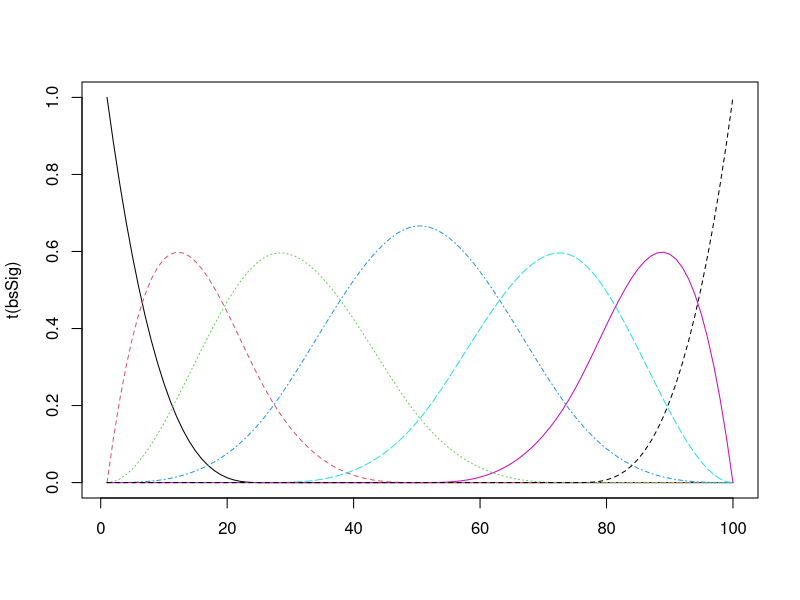
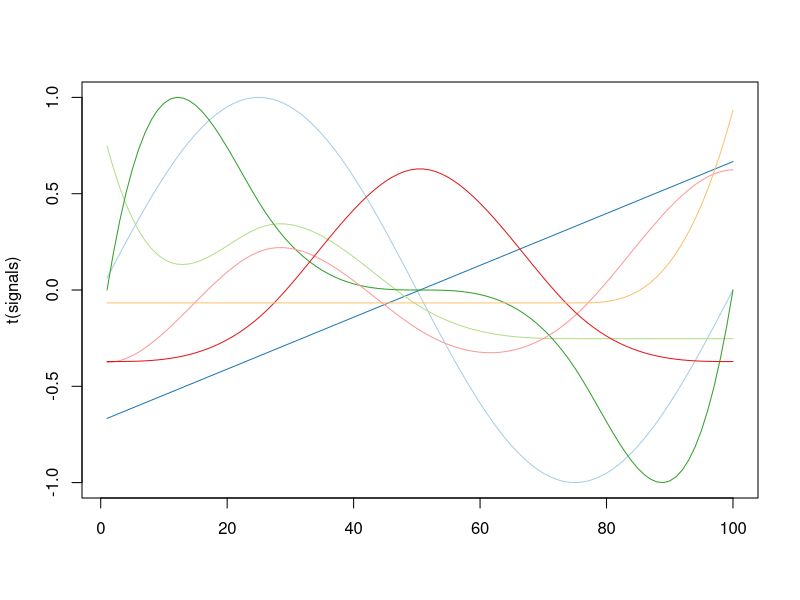
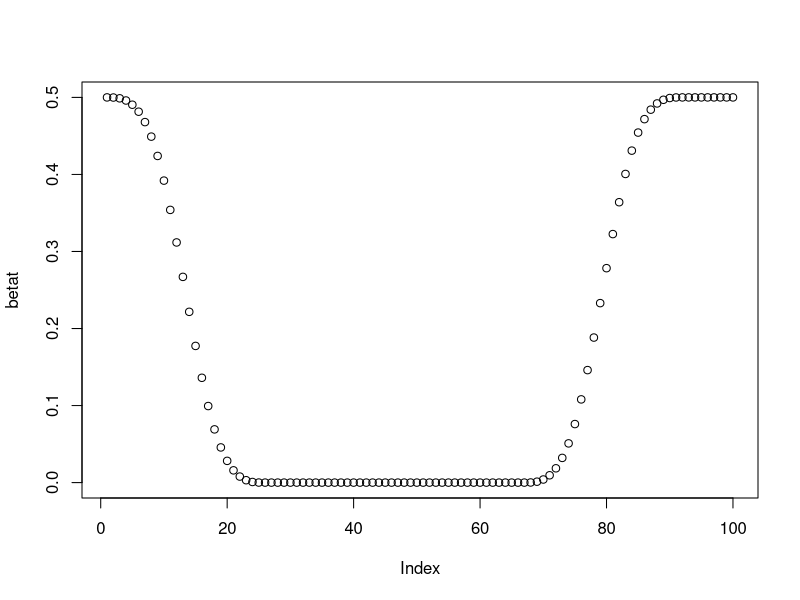
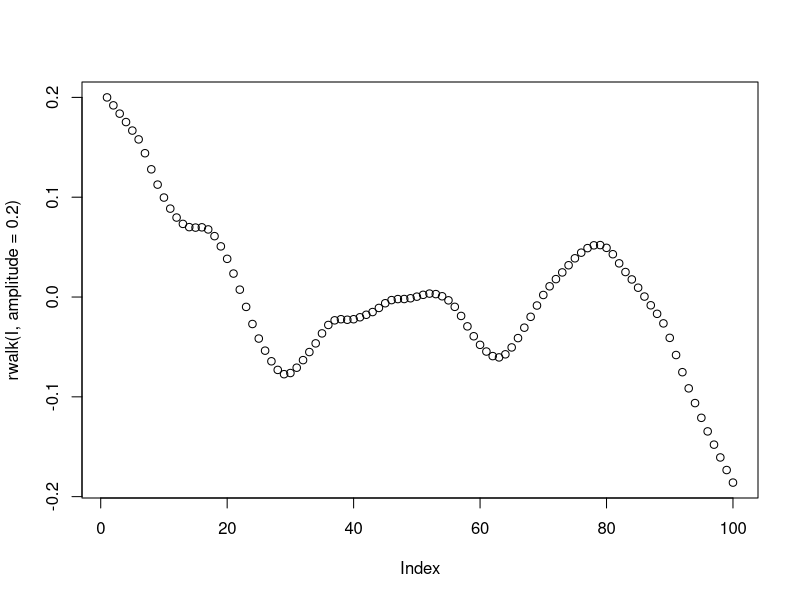
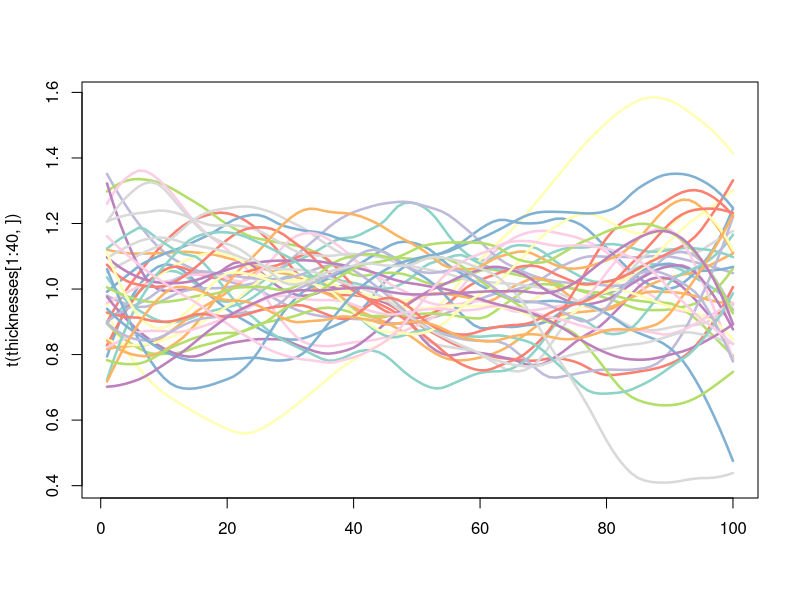
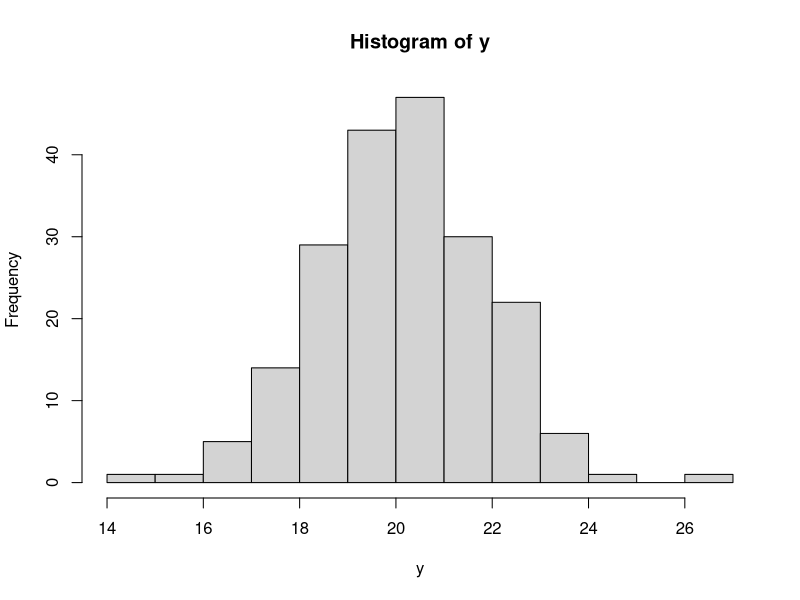
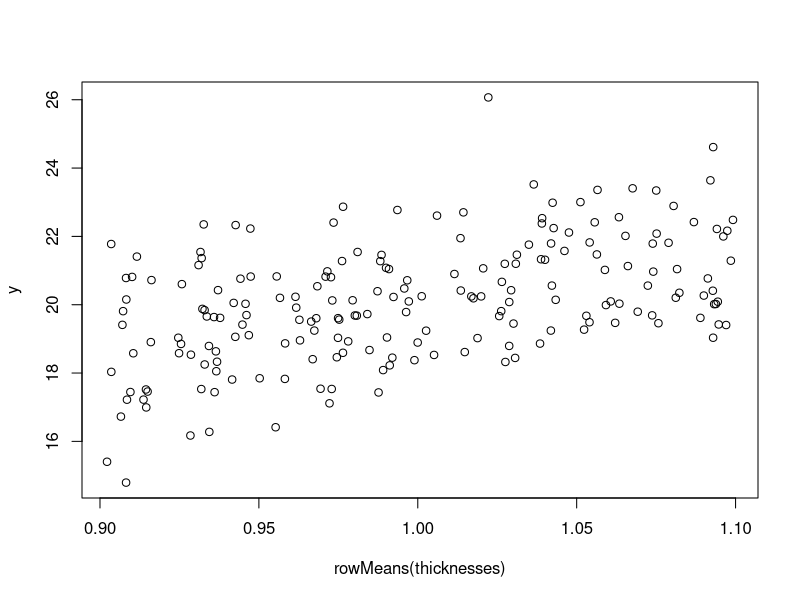
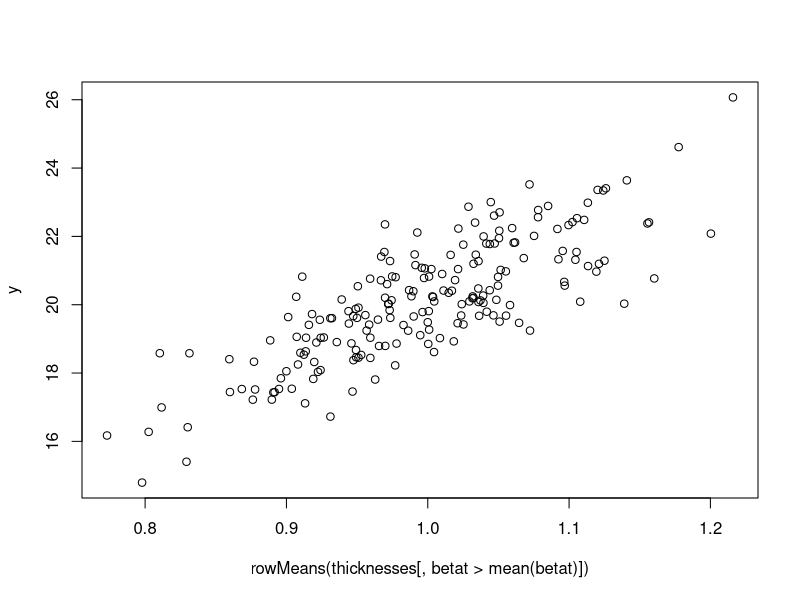

Generate these figures, in order, with R:
#Code name PyschAPATH
#Data simulation/generation
#2013 Jan 29 edit - AF
#Feb 4 - Added spiral
#be sure to change date tag in files saved

setwd("/Users/aaronfisher/Documents/JH/ADAMachine/2013 Files/")

#MODEL
#Y_i=β_0 + ∫X_i(t)β(t) +e_i

shapeType<-'c'; set.seed(34871)
#shapeType<-'snail'; set.seed(40871)

# # generate "C" shape function
#NOTE THIS IS NOT THE USUAL NOTATION FOR I????? CHANGE????
I <- 100 #I is the length of the curve
N <- 200 #N is the number of curves

library(RColorBrewer)
darkCol<-brewer.pal(10,'Paired')
lightCol<-brewer.pal(10,'Set3')


######
#Generate $k$ signals to mix into the simulated thickness

k<-7 #number of signals to mix for X
signals<-array(dim=c(k,I))
signals[1,]<-sin((1:I)/I*2*pi)
signals[2,]<-seq(-1,3,length=I)

library(splines)
bsSig<-t(bs(1:I,df=7,degree=3,intercept=TRUE)) # "b spline signals"
matplot(t(bsSig),type='l')

signals[3,]<-bsSig[1,]+bsSig[3,]
signals[4,]<-bsSig[2,]-bsSig[6,]
signals[5,]<-bsSig[3,]+bsSig[6,]+bsSig[7,]
signals[6,]<-bsSig[4,]
signals[7,]<-bsSig[7,]

for(i in 1:k) signals[i,]<-signals[i,]/max(abs(signals[i,]))
signals<-signals-rowMeans(signals)
matplot(t(signals),type='l',lty=1,col=darkCol)
##############


############
#Generate true B(t) & functional model parameters
bsBeta<-t(bs(1:I,df=15,degree=3,intercept=TRUE))/2 # "b spline signals"
betat<-matrix(colSums(bsBeta[c(1:3,12:15),]))
dim(betat)<-c(I,1)
plot(betat)
beta0<-3
sd_e<-1
###########

###################
#Make X_i(t)'s (thicknesses)
#defining rwalk, a random walk generator.
#to be used to add SMOOTH random noise to the covariate function, beyond our defined principle components
rwalk<-function(I,amplitude=1){
  x<-rep(0,I)
  x[1]<-rnorm(1)
  for(i in 2:I){
    x[i]<-rnorm(1,x[i-1],1)
  }
  outpre1<-lowess(x,f=1/8)$y
  outpre2<-(outpre1-mean(outpre1))
  out<-outpre2*amplitude/max(abs(outpre2))
  return(out)
}
plot(rwalk(I,amplitude=.2)) #test

#write thicknesses, generate outcomes (y)
y<-rep(NA,N)
e_y<-rnorm(N,0,sd=sd_e) #noise in the model for y, see above for sd_e
thicknesses<-matrix(nrow=N,ncol=I)
for(i in 1:N){
  #Get thicknesses:
  #noise<-rnorm(I) ???
  int.i<-runif(1,.9,1.1) #some variation in the overall height.
  sigWeights.i<-runif(k,-.2,.2)
  noise.i<-rwalk(I,amplitude=.15)
  thick.i<-int.i+matrix(sigWeights.i,nrow=1)%*%signals + noise.i
  thicknesses[i,]<-thick.i
  
  #get outcome
  y[i]<-beta0+thicknesses[i,]%*%betat+e_y[i]
}
matplot(t(thicknesses[1:40,]),lty=1,type='l',lwd=2.5,col=lightCol)
hist(y)
#sanity check
plot(rowMeans(thicknesses),y)
plot(rowMeans(thicknesses[,betat>mean(betat)]),y) #rough way to check

#####generate 2-d shapes######
if(shapeType=='c') {
  shapeTheta<-seq(pi/4,7*pi/4,length=I)
  rSpine<-rep(5,I)
}
if(shapeType=='snail') {
  shapeTheta<-seq(0,2*pi,length=I)
  rSpine<-3.5+4*(1:I/I)
}



#Get X & Y Data
#???????????
jitterIt<-TRUE #Add jitter/measurement error
#reduceIt<-TRUE
maxObsPerRow<-20
maxThick<-max(thicknesses) #could change this a bit later
dat.x<-matrix(nrow=N,ncol=I*maxObsPerRow)
dat.y<-matrix(nrow=N,ncol=I*maxObsPerRow)
for(i in 1:N){ #going across subjects
  i.ticker<-0
  for(t in 1:I){ #going across angles
    obsPerRow.it<-floor(thicknesses[i,t]/maxThick * maxObsPerRow)
    obsR.it<-seq(rSpine[t]-thicknesses[i,t],rSpine[t]+thicknesses[i,t],length=obsPerRow.it)
    if(jitterIt) obsR.it<-jitter(obsR.it,factor=.4)
    for(o in 1:obsPerRow.it){ #going across observations per angle
      i.ticker<-i.ticker+1
      #obsThickness.ito<-runif(1,rSpine[t]-thicknesses[i,t],rSpine[t]+thicknesses[i,t])
      #no longer doing runif????
      dat.x[i,i.ticker]<-cos(shapeTheta[t])*obsR.it[o]
      dat.y[i,i.ticker]<-sin(shapeTheta[t])*obsR.it[o]
    }
  }
  #if(reduceIt){
  #  coords.i<-cbind(dat.x[i,!is.na(dat.x[i,])],dat.y[i,!is.na(dat.y[i,])])
   # distances.i<-as.matrix(dist(coords.i))
  #}
}
all(is.na(dat.y)==is.na(dat.x))


plot(dat.x[1,],dat.y[1,],pch=18,cex=.7,col=darkCol[2])
points(dat.x[2,],dat.y[2,],pch=18,cex=.7,col=darkCol[4])
plot(dat.x[3,],dat.y[3,],pch=18,cex=.7,col=darkCol[2])
points(dat.x[4,],dat.y[4,],pch=18,cex=.7,col=darkCol[4])
plot(dat.x[5,],dat.y[5,],pch=18,cex=.7,col=darkCol[2])
points(dat.x[6,],dat.y[6,],pch=18,cex=.7,col=darkCol[4])
plot(dat.x[7,],dat.y[7,],pch=18,cex=.7,col=darkCol[2])
points(dat.x[8,],dat.y[8,],pch=18,cex=.7,col=darkCol[4])

plotsubj<-function(i){
  par(mfrow=c(1,2))
  plot(thicknesses[i,],type='l',cex=.7,col=darkCol[2],main=paste0('Thickness i=',i))
  plot(dat.x[i,],dat.y[i,],pch=18,cex=.7,col=darkCol[2],main=paste0('C Shape i=',i))
}
plotsubj(1)
plotsubj(2)
plotsubj(7)


#save.image(file=paste0('Simulate_',shapeType,'_all_data_feb4.RData'))
#save(file=paste0('Simulate_',shapeType,'_only_xyOutcome_data_feb4.RData'),list=c("dat.x","dat.y","y"))

#END OF GENERATING DATA
########################################################
########################################################
########################################################
########################################################
########################################################



########################################################
             ######### WORK SPACE ##########
             ## IGNORE IF YOU WANT TO :) ###
             ###############################
########################################################
workshop<-FALSE

if(workshop)
{ 

cBaseShape.x<-cos(shapeTheta)*rSpine[t]
cBaseShape.y<-sin(shapeTheta)*rSpine[t]
plot(cBaseShape.x,cBaseShape.y)

#Plot some full shapes
#Note, this isn't how we'll generate data. We'll instead
#generate random radiuses for each theta.
r.i.out<- 5+thicknesses[1,]
c.i.x<-cos(shapeTheta)*r.i.out
c.i.y<-sin(shapeTheta)*r.i.out
plot(c.i.x,c.i.y,type='l',col=darkCol[1])
for(i in 1:60){
  for(j in 1:2){
  r.i.out<- 5+thicknesses[i,]*(j==1)-thicknesses[i,]*(j==2)
  c.i.x<-cos(shapeTheta)*r.i.out
  c.i.y<-sin(shapeTheta)*r.i.out
  lines(c.i.x,c.i.y,type='l',col=lightCol[i])
  }
}

}


